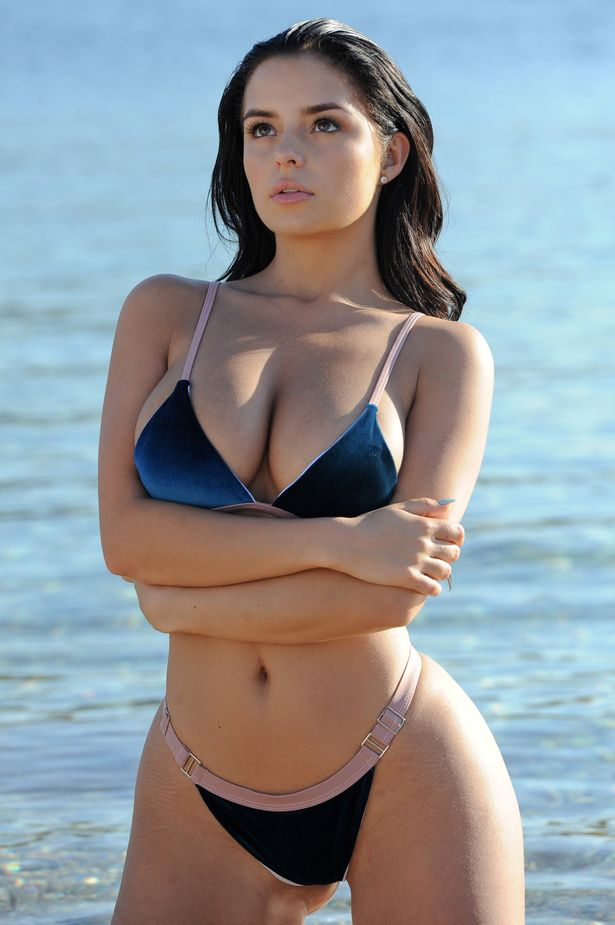
#> input picture 11Computer Vision with Python 3/7Introduction to Computer Vision using OpenCV/images/image.jpg, 615 x 925 px
$ python i7threshold.py
#> lines starting #> are read from the running program, lines starting #| are printed output that depends on the picture; after the words box and inside, x2 and y2 are one past the last pixel; in counts of white or black regions, pixels touching at a corner belong together
import cv2

img = cv2.imread("images/image.jpg")
#> img is the input picture: shape (925, 615, 3); mean B, G, R 156.1, 151.1, 144.3
gray = cv2.cvtColor(img, cv2.COLOR_BGR2GRAY)
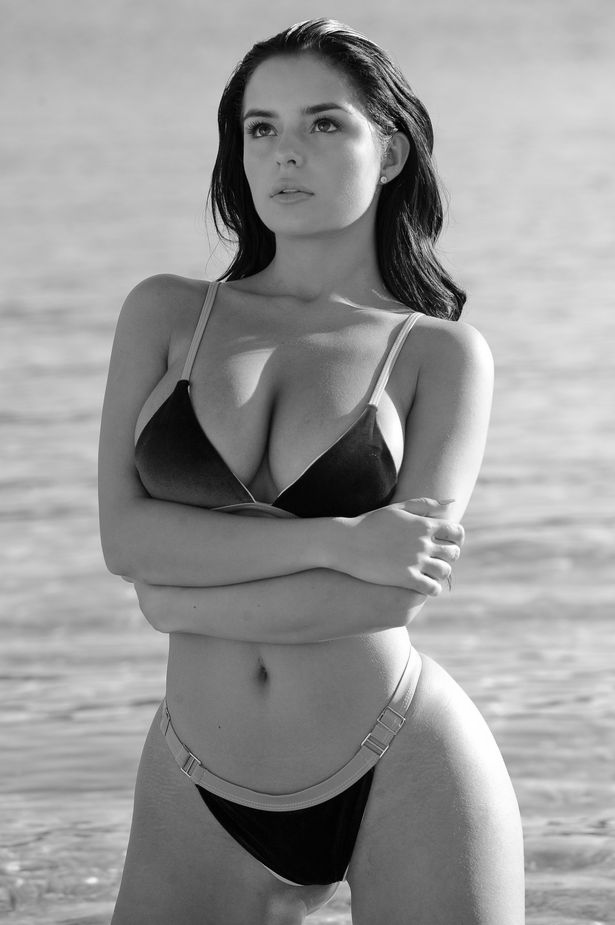
#> gray: shape (925, 615); min 0, max 255, mean 149.6
new_img = cv2.threshold(gray,120,255,cv2.THRESH_BINARY)
# cv2.imwrite("images/thresholding.jpg", new_img[1])
cv2.imshow("thresholding", new_img[1])
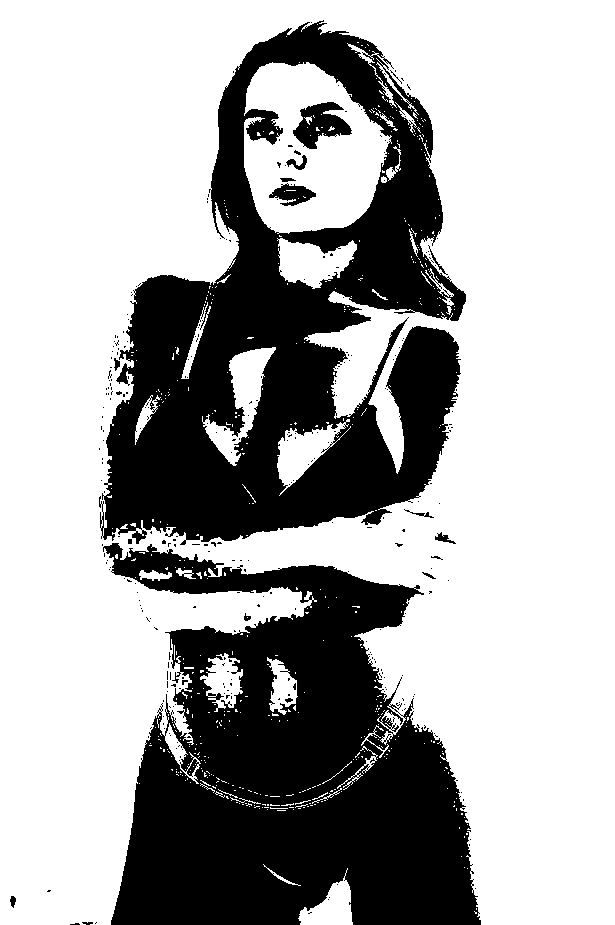
#> window 'thresholding': shape (925, 615); 67.2% white; 310 black regions (293 under 20 px), largest, box (x1, y1, x2, y2) and area: (99, 20, 466, 545) 92686, (103, 543, 481, 925) 90227, (293, 102, 352, 149) 1479

cv2.waitKey(0)
cv2.destroyAllWindows()

$ run again, with 11Computer Vision with Python 3/7Introduction to Computer Vision using OpenCV/images/template.jpg copied over 11Computer Vision with Python 3/7Introduction to Computer Vision using OpenCV/images/image.jpg
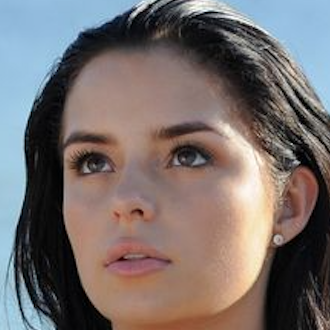
#> input picture 11Computer Vision with Python 3/7Introduction to Computer Vision using OpenCV/images/template.jpg, 330 x 330 px
#> img is the input picture: shape (330, 330, 3); mean B, G, R 108.3, 110, 119.1
#> `gray = cv2.cvtColor(img, cv2.COLOR_BGR2GRAY)`:
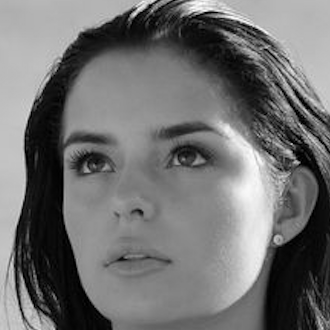
#> gray: shape (330, 330); min 0, max 255, mean 112.5
#> `cv2.imshow("thresholding", new_img[1])`:
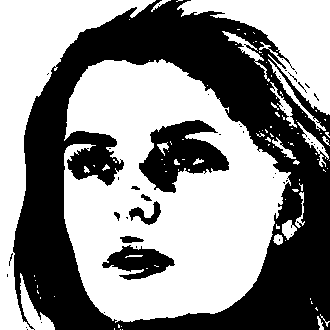
#> window 'thresholding': shape (330, 330); 55.7% white; 46 black regions (38 under 20 px), largest, box (x1, y1, x2, y2) and area: (13, 0, 330, 330) 42687, (139, 120, 229, 193) 3500, (102, 245, 175, 280) 1382
